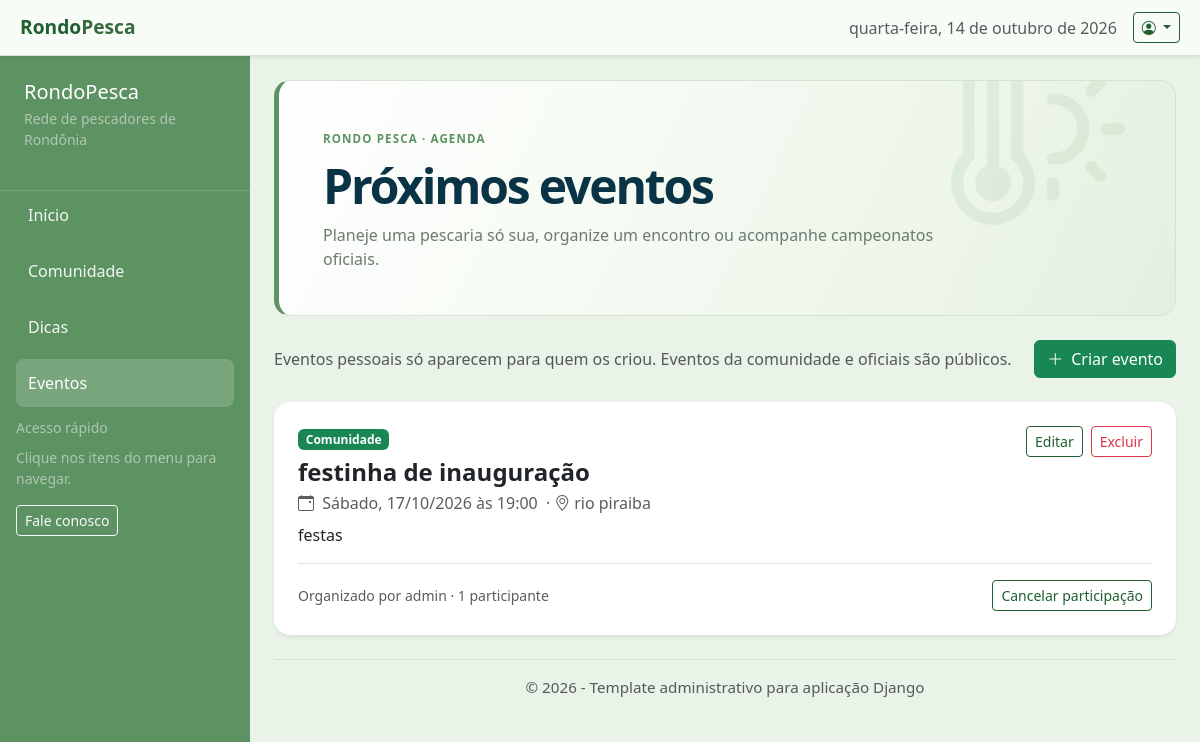
The app's page /comunidade/eventos/ (signed in) with its own data.
### forum/models.py (models this page shows, shortened)
class EventoAgenda(models.Model):
    TIPO_PESSOAL = 'pessoal'
    TIPO_COMUNIDADE = 'comunidade'
    TIPO_OFICIAL = 'oficial'
    TIPOS_PUBLICOS = [TIPO_COMUNIDADE, TIPO_OFICIAL]
    TIPOS = [
        (TIPO_PESSOAL, 'Pessoal'),
        (TIPO_COMUNIDADE, 'Comunidade'),
        (TIPO_OFICIAL, 'Oficial'),
    ]
    nome = models.CharField(max_length=100)
    data_evento = models.DateField()
    hora_evento = models.TimeField(blank=True, null=True)
    local = models.CharField(max_length=150, blank=True)
    descricao = models.TextField(max_length=5000, blank=True)
    tipo = models.CharField(max_length=20, choices=TIPOS, default=TIPO_PESSOAL)
    organizador = models.ForeignKey(
        settings.AUTH_USER_MODEL,
        on_delete=models.CASCADE,
        related_name='eventos_agenda_criados',
    )
    participantes = models.ManyToManyField(
        settings.AUTH_USER_MODEL,
        blank=True,
        related_name='eventos_agenda_participando',
    )
    class Meta:
        verbose_name = 'Evento da agenda'
        verbose_name_plural = 'Eventos da agenda'
        ordering = ['data_evento', 'hora_evento', 'nome']

### forum/views.py (the view)
# urls.py: path('eventos/', views.eventos, name='eventos'),
def eventos(request):
    eventos_futuros = EventoAgenda.objects.filter(
        data_evento__gte=timezone.localdate(),
    )
    if request.user.is_authenticated:
        eventos_futuros = eventos_futuros.filter(
            Q(tipo__in=EventoAgenda.TIPOS_PUBLICOS)
            | Q(tipo=EventoAgenda.TIPO_PESSOAL, organizador=request.user)
        )
    else:
        eventos_futuros = eventos_futuros.filter(
            tipo__in=EventoAgenda.TIPOS_PUBLICOS,
        )
    return render(request, 'eventos/lista.html', {
        'eventos': eventos_futuros.select_related('organizador').prefetch_related(
            'participantes',
        ),
    })

### forum/templates/eventos/lista.html (shortened to what this page needs)
{% extends "base.html" %}
{% block content %}
<section class="community-page">
    <header class="community-hero mb-4">
        <span class="community-kicker">RONDO PESCA · AGENDA</span>
        <h1 class="mt-2 mb-2">Próximos eventos</h1>
        <p class="mb-0">Planeje uma pescaria só sua, organize um encontro ou acompanhe campeonatos oficiais.</p>
    </header>
    <div class="d-flex flex-wrap justify-content-between align-items-center gap-3 mb-4">
        <p class="text-muted mb-0">
            Eventos pessoais só aparecem para quem os criou. Eventos da comunidade e oficiais são públicos.
        </p>
        {% if request.user.is_authenticated %}
        <a class="btn btn-success" href="{% url 'criar_evento' %}">
            <i class="bi bi-plus-lg me-2" aria-hidden="true"></i>Criar evento
        </a>
        {% else %}
        <a class="btn btn-success" href="{% url 'login' %}?next={% url 'criar_evento' %}">Entre para criar um evento</a>
        {% endif %}
    </div>
    {% for evento in eventos %}
    <article class="card shadow-sm border-0 mb-3">
        <div class="card-body p-4">
            <div class="d-flex flex-wrap justify-content-between align-items-start gap-3">
                <div>
                    <span class="badge {% if evento.tipo == 'oficial' %}text-bg-primary{% elif evento.tipo == 'comunidade' %}text-bg-success{% else %}text-bg-secondary{% endif %}">
                        {% if evento.tipo == 'oficial' %}Oficial{% elif evento.tipo == 'comunidade' %}Comunidade{% else %}Pessoal{% endif %}
                    </span>
                    <h2 class="h4 fw-bold mt-2 mb-1">{{ evento.nome }}</h2>
                    <p class="text-muted mb-2">
                        <i class="bi bi-calendar-event me-1" aria-hidden="true"></i>
                        <time datetime="{{ evento.data_evento|date:'Y-m-d' }}">{{ evento.data_evento|date:"l, d/m/Y" }}</time>
                        {% if evento.hora_evento %} às {{ evento.hora_evento|time:"H:i" }}{% endif %}
                        {% if evento.local %}<span class="mx-1">·</span><i class="bi bi-geo-alt me-1" aria-hidden="true"></i>{{ evento.local }}{% endif %}
                    </p>
                </div>
                {% if request.user == evento.organizador %}
                <div class="d-flex gap-2">
                    <a class="btn btn-outline-success btn-sm" href="{% url 'editar_evento' evento.pk %}">Editar</a>
                    <form method="post" action="{% url 'excluir_evento' evento.pk %}" onsubmit="return confirm('Deseja remover este evento da agenda?');">
                        <button class="btn btn-outline-danger btn-sm" type="submit">Excluir</button>
                    </form>
                </div>
                {% endif %}
            </div>
            {% if evento.descricao %}<p class="mb-3">{{ evento.descricao|linebreaksbr }}</p>{% endif %}
            {% if evento.tipo == 'comunidade' or evento.tipo == 'oficial' %}
            <div class="d-flex flex-wrap justify-content-between align-items-center gap-2 border-top pt-3">
                <span class="small text-muted">
                    Organizado por {{ evento.organizador.get_full_name|default:evento.organizador.username }} ·
                    {{ evento.participantes.all|length }} participante{{ evento.participantes.all|length|pluralize:"s" }}
                </span>
                {% if request.user.is_authenticated %}
                <form method="post" action="{% url 'participar_evento' evento.pk %}">
                    {% if request.user in evento.participantes.all %}
                    <button class="btn btn-outline-success btn-sm" type="submit">Cancelar participação</button>
                    {% else %}
                    <button class="btn btn-success btn-sm" type="submit">Participar</button>
                    {% endif %}
                </form>
                {% else %}
                <a class="btn btn-outline-success btn-sm" href="{% url 'login' %}?next={% url 'eventos' %}">Entre para participar</a>
                {% endif %}
            </div>
            {% endif %}
        </div>
    </article>
    {% empty %}
    <div class="community-card text-center py-5">
        <i class="bi bi-calendar2-plus display-5 text-success" aria-hidden="true"></i>
        <h2 class="h5 fw-bold mt-3">Nenhum evento próximo por enquanto</h2>
        <p class="text-muted mb-0">Crie um evento pessoal ou organize um encontro para a comunidade.</p>
    </div>
    {% endfor %}
</section>
{% endblock %}

### static/css/base/base.css (style rules this page uses)
* { box-sizing: border-box; }
body { margin: 0; font-family: "Segoe UI", Tahoma, Geneva, Verdana, sans-serif; background: #e9f3e8; color: #203a28; }
.card { border-radius: 1rem; }
.btn-outline-success { color: #1f5f30; border-color: #1f5f30; }
.community-page { --community-green: #5d9262; --community-deep: #0a3445; --community-ink: #203a28; --community-muted: #6c7b70; max-width: 1320px; margin: 0 auto; color: var(--community-ink); }
.community-hero { position: relative; overflow: hidden; border: 1px solid #d3e5d2; border-left: 5px solid var(--community-green); border-radius: 1rem; background: linear-gradient(115deg, #fff 0%, #edf6e9 72%, #e4f0df 100%); padding: clamp(1.5rem, 4vw, 2.75rem); }
.community-hero::after { position: absolute; top: -3rem; right: 2rem; color: rgba(93, 146, 98, 0.1); content: "\F5D1"; font-family: bootstrap-icons; font-size: 12rem; line-height: 1; pointer-events: none; }
.community-kicker { color: var(--community-green); font-size: 0.72rem; font-weight: 800; letter-spacing: 0.1em; }
.community-hero h1 { position: relative; z-index: 1; color: var(--community-deep); font-size: clamp(2rem, 4vw, 3rem); font-weight: 800; letter-spacing: -0.045em; }
.community-hero p { position: relative; z-index: 1; max-width: 650px; color: var(--community-muted); }

### records on screen
EventoAgenda: tipo "Comunidade", nome "festinha de inauguração", data_evento "Sábado, 17/10/2026", hora_evento "19:00", local "rio piraiba", shows "Editar", descricao "festas", organizador.get_full_name "admin", participantes.all|length "1", shows "Cancelar participação"
